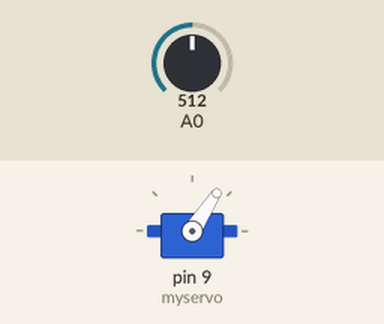
This sketch was run on a simulated Arduino Uno, built with avr-gcc and run on an emulated ATmega328P. Parts: servo. The inputs (shaded band) are chosen by the test bench; at power-on: A0 = 512.

Above: at 1.2 s.
1.3 s: A0 set to 716
At 1.8 s:
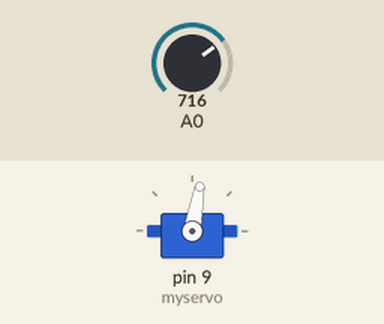
2.8 s: A0 set to 900
At 4.0 s:
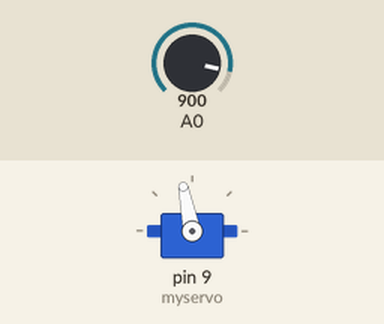
4.3 s: A0 set to 306
At 5.3 s:
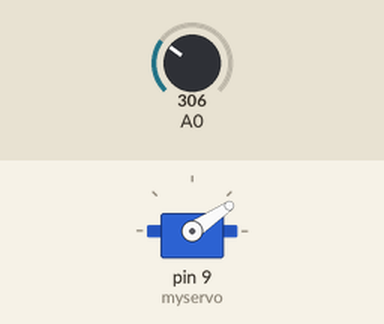
5.8 s: A0 set to 122
At 6.4 s:
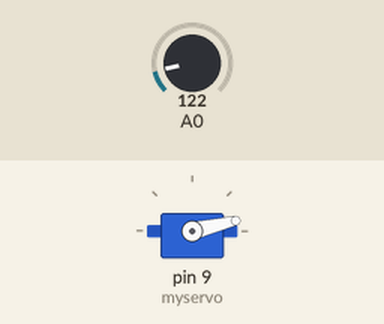
7.3 s: A0 set to 511
At 7.6 s:
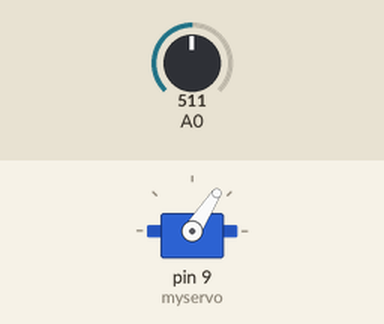
Timing chart, 0 to 9.8 s (numbered marks = the images above; inputs shaded):
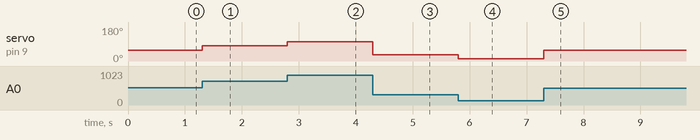

Measured:
- after the input at 1.3 s, servo on pin 9 (myservo): 57° → 80° at once
- after the input at 2.8 s, servo on pin 9 (myservo): 80° → 101° at once
- after the input at 4.3 s, servo on pin 9 (myservo): 101° → 34° at once
- after the input at 5.8 s, servo on pin 9 (myservo): 34° → 13° at once
- after the input at 7.3 s, servo on pin 9 (myservo): 13° → 57° at once

The sketch:

Servo_Test_Knob.ino
```cpp
#include <Servo.h>
Servo myservo;
char buffer[6];
int pos=90;
int pot;
void setup() {
  Serial.begin(9600);
  pinMode(A0,INPUT);
  myservo.attach(9);
 }

void loop() {
  pot= analogRead(A0);
  pos = map(pot,0,1024,0,115);
  myservo.write(pos);
  //Serial.print("Pot: ");
  //Serial.print(analogRead(A0));
  //Serial.print("  Angle: ");
  //Serial.println(pos);
  }
```
